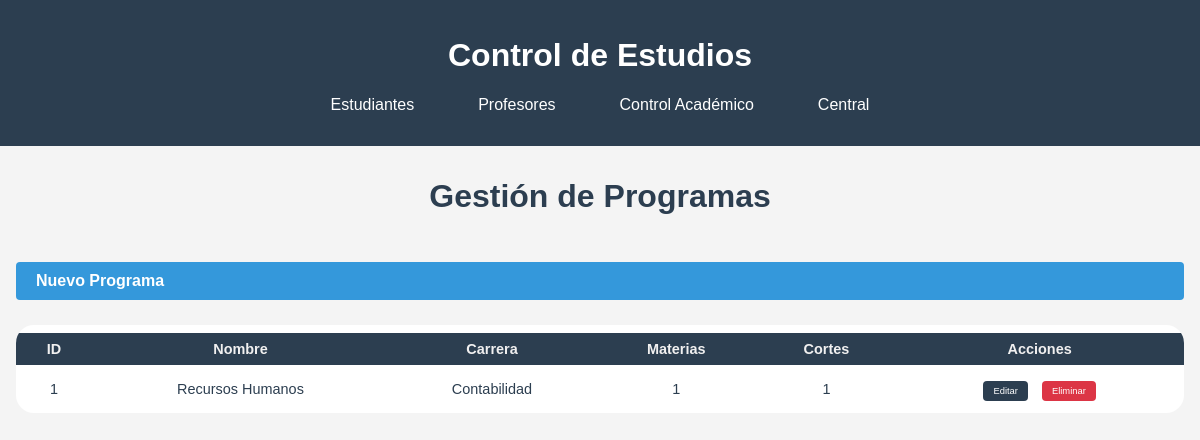
Page /control_academico/programas on the committed database.
### modulos/control_academico/models.py (models this page shows, shortened)
class Programa(db.Model):
    __tablename__ = 'programas'
    id = db.Column(db.Integer, primary_key=True)
    nombre = db.Column(db.String(100), nullable=False)
    carrera_id = db.Column(db.Integer, db.ForeignKey('carreras.id'), nullable=False)
    carrera = db.relationship('Carrera', back_populates='programas')
    materias = db.relationship('Materia', back_populates='programa')
    cortes = db.relationship('Corte', back_populates='programa')

class Carrera(db.Model):
    __tablename__ = 'carreras'
    id = db.Column(db.Integer, primary_key=True)
    nombre = db.Column(db.String(100), nullable=False, unique=True)
    programas = db.relationship('Programa', back_populates='carrera')
    estudiantes = db.relationship('Estudiante', back_populates='carrera')

### modulos/control_academico/routes.py (the view)
@bp.route('/programas')
def listar_programas():
    programas = Programa.query.all()
    carreras = Carrera.query.all()
    return render_template('control_academico/programas.html',
                         programas=programas, carreras=carreras)

### modulos/control_academico/templates/control_academico/programas.html (shortened to what this page needs)
{% extends "central/base.html" %}
{% block content %}
<div class="welcome-container">
    <h1 class="titulo-estudiantes">Gestión de Programas</h1>
    <div class="tabla-estudiantes-contenedor">
        <a href="{{ url_for('control_academico.crear_programa') }}" class="btn-nuevo-estudiante">Nuevo Programa</a>
        <table class="tabla-estudiantes">
            <thead>
                <tr>
                    <th>ID</th>
                    <th>Nombre</th>
                    <th>Carrera</th>
                    <th>Materias</th>
                    <th>Cortes</th>
                    <th>Acciones</th>
                </tr>
            </thead>
            <tbody>
                {% for programa in programas %}
                <tr>
                    <td>{{ programa.id }}</td>
                    <td>{{ programa.nombre }}</td>
                    <td>{{ programa.carrera.nombre }}</td>
                    <td>{{ programa.materias|length }}</td>
                    <td>{{ programa.cortes|length }}</td>
                    <td>
                        <a href="{{ url_for('control_academico.editar_programa', id=programa.id) }}" class="btn-accion editar">Editar</a>
                        <a href="{{ url_for('control_academico.eliminar_programa', id=programa.id) }}" class="btn-accion eliminar" onclick="return confirm('¿Estás seguro de que quieres eliminar este programa?')">Eliminar</a>
                    </td>
                </tr>
                {% endfor %}
            </tbody>
        </table>
    </div>
</div>
{% endblock %}

### modulos/static/css/style.css (style rules this page uses)
body { font-family: Arial, sans-serif; margin: 0; padding: 0; background-color: #f4f4f4; }
.welcome-container { max-width: 1200px; margin: 2rem auto; padding: 0 1rem; }
.welcome-container h1 { text-align: center; color: #2c3e50; margin-bottom: 2rem; }
.titulo-estudiantes { text-align: center; margin-top: 20px; color: #2c3e50; }
a { text-decoration: none ; }
.btn-nuevo-estudiante { text-decoration: none; display: block; margin: 15px auto 25px auto; padding: 10px 20px; background-color: #3498db; color: white; border: none; border-radius: 4px; font-weight: bold; cursor: pointer; transition: background 0.2s; }
.tabla-estudiantes-contenedor { overflow-x: auto; margin: 0 auto; max-width: 2000px; }
.tabla-estudiantes { width: 100%; max-width: 1500; margin: 0 auto 30px auto; border-collapse: separate; border-spacing: 0 8px; border-radius: 18px; margin-bottom: 30px; background: #fff; overflow: hidden; }
.tabla-estudiantes th, .tabla-estudiantes td { padding: 8px 12px; text-align: center; }
.tabla-estudiantes, .tabla-estudiantes th, .tabla-estudiantes td { font-family: Arial, sans-serif; font-size: 0.95em; color: #2c3e50; }
.tabla-estudiantes th { background-color: #2c3e50; color: #f1f0f0; }
.btn-accion { padding: 2px 6px; border-radius: 2px; text-decoration: none; font-size: 0.65em; margin: 0 1px; }
.btn-accion.editar { background: #2c3e50; color: white; }
.btn-accion.eliminar { background: #2c3e50; color: white; }
.btn-accion { padding: 5px 10px; border-radius: 4px; text-decoration: none; color: white; margin: 0 5px; }
.btn-accion.eliminar { background-color: #dc3545; }

### rows in the picture
Programa: id "1", nombre "Recursos Humanos", carrera.nombre "Contabilidad", materias|length "1", cortes|length "1"
